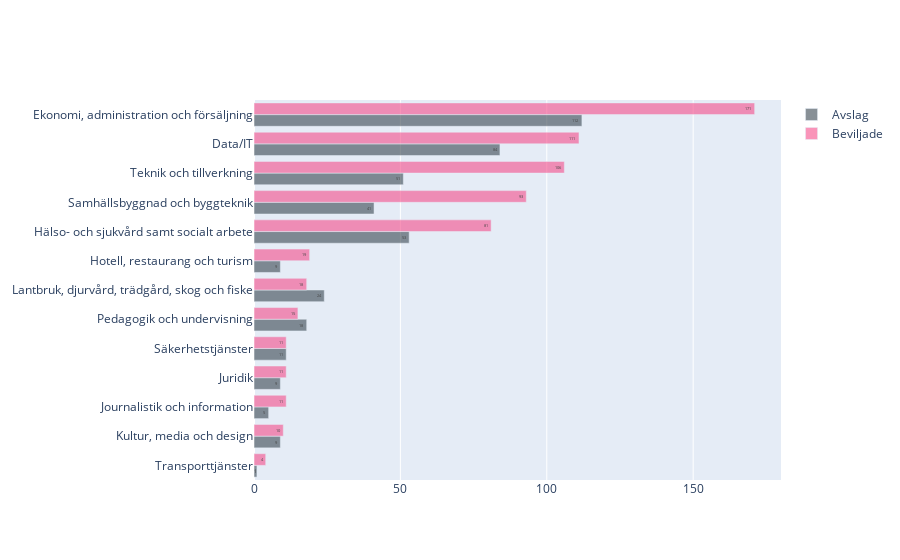

Notebook code for this chart:
### Code cell
def make_fig_utbildningsomrade_beslut(df_utbildningsomrade_beslut):
    fig = go.Figure()

    fig.add_trace(
        go.Bar(
            y=df_utbildningsomrade_beslut.index,
            x=df_utbildningsomrade_beslut["Avslag"],
            name="Avslag",
            customdata=df_utbildningsomrade_beslut["Avslag"],
            hovertemplate="%{customdata}<extra>Avslag</extra>",
            orientation="h",
            text=df_utbildningsomrade_beslut["Avslag"],
            textposition="inside",
            insidetextanchor="end",
            textangle=0,
            marker=dict(color="rgba(58, 71, 80, 0.6)"),
        )
    )

    fig.add_trace(
        go.Bar(
            y=df_utbildningsomrade_beslut.index,
            x=df_utbildningsomrade_beslut["Beviljade"],
            name="Beviljade",
            hovertemplate="%{x}<extra>Beviljade</extra>",
            orientation="h",
            text=df_utbildningsomrade_beslut["Beviljade"],
            textposition="inside",
            insidetextanchor="end",
            textangle=0,
            marker=dict(color="rgba(246, 78, 139, 0.6)"),
        )
    )

    sort_order = df_utbildningsomrade_beslut.sort_values("Beviljade").index

    fig.update_layout(
        # barmode="stack",
        yaxis={"categoryorder": "array", "categoryarray": sort_order},
        legend=dict(traceorder="normal"),
    )

    return fig


df_utbildningsomrade_beslut = create_df_utbildningsomrade_beslut_merge(con)
fig_utbildningsomrade_beslut = make_fig_utbildningsomrade_beslut(df_utbildningsomrade_beslut)

fig_utbildningsomrade_beslut.show()

### Figure 1 — Plotly figure (JSON) as saved in the notebook; plotly's stock layout.template omitted (floating-point values rounded to 4 significant figures)
{"data": [{"customdata": [112, 84, 51, 41, 53, 9, 24, 18, 5, 9, 11, 9, 1], "hovertemplate": "%{customdata}<extra>Avslag</extra>", "insidetextanchor": "end", "marker": {"color": "rgba(58, 71, 80, 0.6)"}, "name": "Avslag", "orientation": "h", "text": [112.0, 84.0, 51.0, 41.0, 53.0, 9.0, 24.0, 18.0, 5.0, 9.0, 11.0, 9.0, 1.0], "textangle": 0, "textposition": "inside", "type": "bar", "x": [112, 84, 51, 41, 53, 9, 24, 18, 5, 9, 11, 9, 1], "y": ["Ekonomi, administration och försäljning", "Data/IT", "Teknik och tillverkning", "Samhällsbyggnad och byggteknik", "Hälso- och sjukvård samt socialt arbete", "Hotell, restaurang och turism", "Lantbruk, djurvård, trädgård, skog och fiske", "Pedagogik och undervisning", "Journalistik och information", "Juridik", "Säkerhetstjänster", "Kultur, media och design", "Transporttjänster"]}, {"hovertemplate": "%{x}<extra>Beviljade</extra>", "insidetextanchor": "end", "marker": {"color": "rgba(246, 78, 139, 0.6)"}, "name": "Beviljade", "orientation": "h", "text": [171.0, 111.0, 106.0, 93.0, 81.0, 19.0, 18.0, 15.0, 11.0, 11.0, 11.0, 10.0, 4.0], "textangle": 0, "textposition": "inside", "type": "bar", "x": [171, 111, 106, 93, 81, 19, 18, 15, 11, 11, 11, 10, 4], "y": ["Ekonomi, administration och försäljning", "Data/IT", "Teknik och tillverkning", "Samhällsbyggnad och byggteknik", "Hälso- och sjukvård samt socialt arbete", "Hotell, restaurang och turism", "Lantbruk, djurvård, trädgård, skog och fiske", "Pedagogik och undervisning", "Journalistik och information", "Juridik", "Säkerhetstjänster", "Kultur, media och design", "Transporttjänster"]}], "layout": {"legend": {"traceorder": "normal"}, "yaxis": {"categoryarray": ["Transporttjänster", "Kultur, media och design", "Journalistik och information", "Juridik", "Säkerhetstjänster", "Pedagogik och undervisning", "Lantbruk, djurvård, trädgård, skog och fiske", "Hotell, restaurang och turism", "Hälso- och sjukvård samt socialt arbete", "Samhällsbyggnad och byggteknik", "Teknik och tillverkning", "Data/IT", "Ekonomi, administration och försäljning"], "categoryorder": "array"}}}
